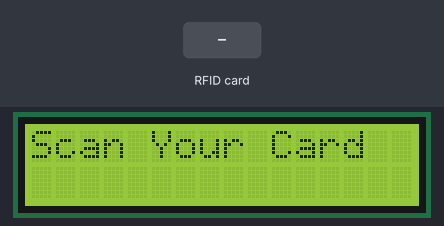
A sketch run on a simulated Arduino Uno, built with avr-gcc and run on an emulated ATmega328P. On the bench: 16×2 character LCD. Inputs (shaded band) come from the test bench. What the sketch prints to the serial monitor is not drawn.

Above: at 1.3 s.
1.4 s: RFID card 44 A2 37 F9 held to the reader
At 1.8 s:
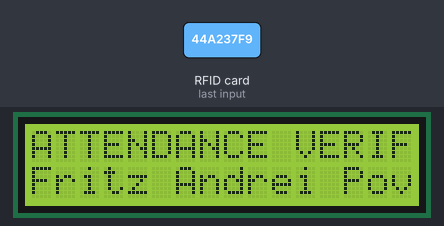
2.9 s: RFID card 44 59 2E F9 held to the reader
At 5.5 s:
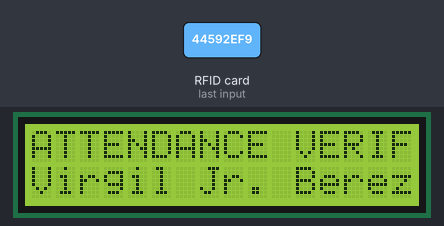
5.9 s: RFID card C4 6B 2B DB held to the reader
At 8.2 s:
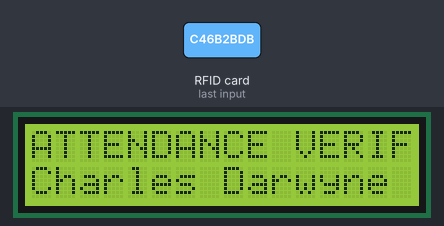
8.9 s: RFID card 5E 7A 19 C4 held to the reader
At 11.6 s:
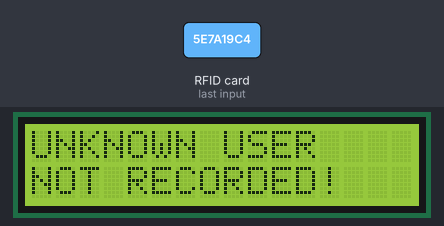
11.9 s: RFID card 44 A2 37 F9 held to the reader
At 14.9 s:
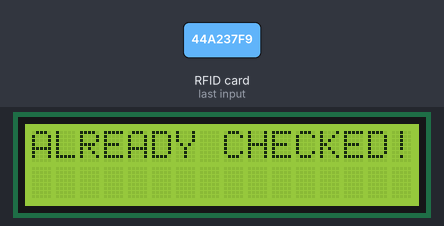
Timing chart, 0 to 16.4 s (numbered marks = the images above; inputs shaded):
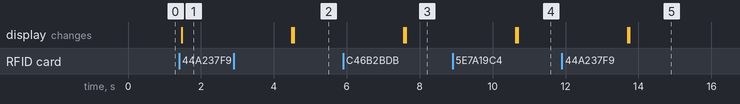

Measured:
- after the input at 1.4 s, the display: changes after 0.07 s (image 1)
- after the input at 2.9 s, the display: first differs from a run without the input after 1.6 s (image 2)
- after the input at 5.9 s, the display: first differs from a run without the input after 1.7 s (image 3)
- after the input at 8.9 s, the display: first differs from a run without the input after 1.8 s (image 4)
- after the input at 11.9 s, the display: first differs from a run without the input after 1.8 s (image 5)

The sketch:

CONTROLLER.ino
```cpp
#include <Wire.h>
#include <LiquidCrystal_I2C.h>
#include <SPI.h>
#include <MFRC522.h>
#include <avr/pgmspace.h>

#define RST_PIN 9
#define SS_PIN 10

LiquidCrystal_I2C lcd(0x27, 16, 2);
MFRC522 mfrc522(SS_PIN, RST_PIN);

// Store checked-in UIDs
String checkedInUIDs[50];  // Stores scanned UIDs (max 50, increase if needed)
int checkedCount = 0;      // Tracks number of checked-in users

// Function to retrieve name from RFID UID
String getNameFromUID(String uid) {
    if (uid == "44 A2 37 F9") return "Fritz Andrei Povadora Gepiga";
  else if (uid == F("44 59 2E F9")) return F("Virgil Jr. Berezo");
  else if (uid == F("C4 6B 2B DB")) return F("Charles Darwyne Alcos");
  else if (uid == F("C4 94 22 DB")) return F("Jorros Daniel Coca");
  else if (uid == F("64 BD 28 F9")) return F("Arween Louise Justalero");
  else if (uid == F("D4 DE 26 F9")) return F("Aiza Ancajas Nulla");
  else if (uid == F("A4 D6 7B DF")) return F("Krist Ian Loie Roa");
  else if (uid == F("C4 B4 85 DF")) return F("Sophia Aices Sullano ");
  else if (uid == F("14 EB 19 DB")) return F("Charade Anne Grado");
  else if (uid == F("C4 69 29 F9")) return F("Carmela Jane Mata");
  else if (uid == F("44 CB 86 DF")) return F("Paul Joshua Dy");
  else if (uid == F("B4 75 81 DF")) return F("John Aica Cabañero");
  else if (uid == F("74 8C 2A DB")) return F("Andre Evanz Etulle");
  else if (uid == F("14 AF 75 DF")) return F("Jenny Villarosa Veral");
  else if (uid == F("D4 B8 59 DF")) return F("Mercy Joy Ytang Mabida");
  else if (uid == F("E4 8D 5D DF")) return F("John Rexy Bato-on");
  else if (uid == F("C4 D0 85 DF")) return F("Mera Yhen Abayon");
  else if (uid == F("4 6F 89 DF")) return F("Karylle Templado");
  else if (uid == F("C4 94 22 DB")) return F("Ralph Josef Baruman");
  else if (uid == F("A4 C3 70 DF")) return F("Cathyrine Genita");
  else if (uid == F("34 3F 29 F9")) return F("Shannel Marie Sividan");
  else if (uid == F("34 E7 3B DB")) return F("KC Caballes Padernal");
  else if (uid == F("94 6E 2A DB")) return F("Ryz Gomez");
  else if (uid == F("84 57 78 DF")) return F("Ma Venezia Carmel Albacite");
  else if (uid == F("54 AB 59 DF")) return F("Ivan Jay Selle Ranili");
  else if (uid == F("74 92 2E F9")) return F("Alexia Jedah Jayme");
  else if (uid == F("C4 B6 1E DB")) return F("Louie Jay Roxas");
  else if (uid == F("A4 AB 26 F9")) return F("Joshua Arangote");
  else if (uid == F("74 17 84 DF")) return F("Stephanie Ambay");
  else if (uid == F("24 D3 32 F9")) return F("Kim Rose Dela Torre");
  else if (uid == F("B4 14 40 DB")) return F("Zj M. Alicaya");
  else if (uid == F("74 99 28 F9")) return F("Charmelle Adolfo");
  else if (uid == F("A4 A1 2D F9")) return F("Asterio Delfin Montebon Jr.");
  else if (uid == F("44 B5 1A DB")) return F("Princess Ronamie Magnetico");
  else if (uid == F("4 43 55 DF")) return F("John Earl Aying Dotosme");
  else if (uid == F("24 0F 51 DF")) return F("Alreese Niña Mabalay");
  else if (uid == F("14 3D 7C DF")) return F("Natalie Marie Bas Quitos");
  else if (uid == F("A4 36 20 DB")) return F("Brylle Dominique Villagracia");
  else if (uid == F("B4 1F 77 DF")) return F("Nickie Manayaga Aguirre");
  else if (uid == F("44 BA 31 F9")) return F("Paolo Miguel G. Bahala");
  else if (uid == F("94 D7 7D DF")) return F("Jona Mae Miñoza");
  else if (uid == F("14 FE 32 F9")) return F("Tristan Bilonoac");
  else if (uid == F("84 70 27 F9")) return F("Blaise Orphen John Cortez");
  else if (uid == F("C4 18 30 F9")) return F("Alyza Therina Congson Irag");
  else if (uid == F("C4 B7 2F DB")) return F("Nathaniel Inocando P.");
    else return "Unknown"; // Default case if UID is not recognized
}

// Function to check if the user has already scanned
bool isAlreadyCheckedIn(String uid) {
    for (int i = 0; i < checkedCount; i++) {
        if (checkedInUIDs[i] == uid) {
            return true; // Found in the checked-in list
        }
    }
    return false;
}

// Function to register UID as checked-in
void markCheckedIn(String uid) {
    if (checkedCount < 50) {  // Prevent overflow
        checkedInUIDs[checkedCount++] = uid;
    }
}

void setup() {
    Serial.begin(9600);
    SPI.begin();
    mfrc522.PCD_Init();

    lcd.init();
    lcd.backlight();
    lcd.setCursor(0, 0);
    lcd.print("Scan Your Card");
    Serial.println("Ready to scan RFID tag...");
}

void loop() {
    if (!mfrc522.PICC_IsNewCardPresent() || !mfrc522.PICC_ReadCardSerial()) {
        return;
    }

    lcd.clear();
    lcd.setCursor(0, 0);
    lcd.print("Reading...");

    // Get UID from scanned card
    String uid = "";
    for (byte i = 0; i < mfrc522.uid.size; i++) {
        uid += String(mfrc522.uid.uidByte[i], HEX);
        if (i < mfrc522.uid.size - 1) {
            uid += " ";
        }
    }
    uid.toUpperCase();
    Serial.print("RFID Tag UID: ");
    Serial.println(uid);

    String name = getNameFromUID(uid);

    lcd.clear();
    lcd.setCursor(0, 0);

    if (name == "Unknown") {
        lcd.print("UNKNOWN USER");
        lcd.setCursor(0, 1);
        lcd.print("NOT RECORDED!");
        Serial.println("Unknown User - Attendance Not Recorded!");
    } else {
        if (isAlreadyCheckedIn(uid)) {
            lcd.print("ALREADY CHECKED!");
            Serial.println("Attendance Already Checked for: " + name);
        } else {
            lcd.print("ATTENDANCE VERIFIED!");
            lcd.setCursor(0, 1);
            lcd.print(name);
            Serial.println("Attendance Verified for: " + name);
            markCheckedIn(uid); // Save UID as checked-in
        }
    }

    mfrc522.PICC_HaltA();
    delay(3000);
    lcd.clear();
    lcd.setCursor(0, 0);
    lcd.print("Scan Your Card");
}
```
